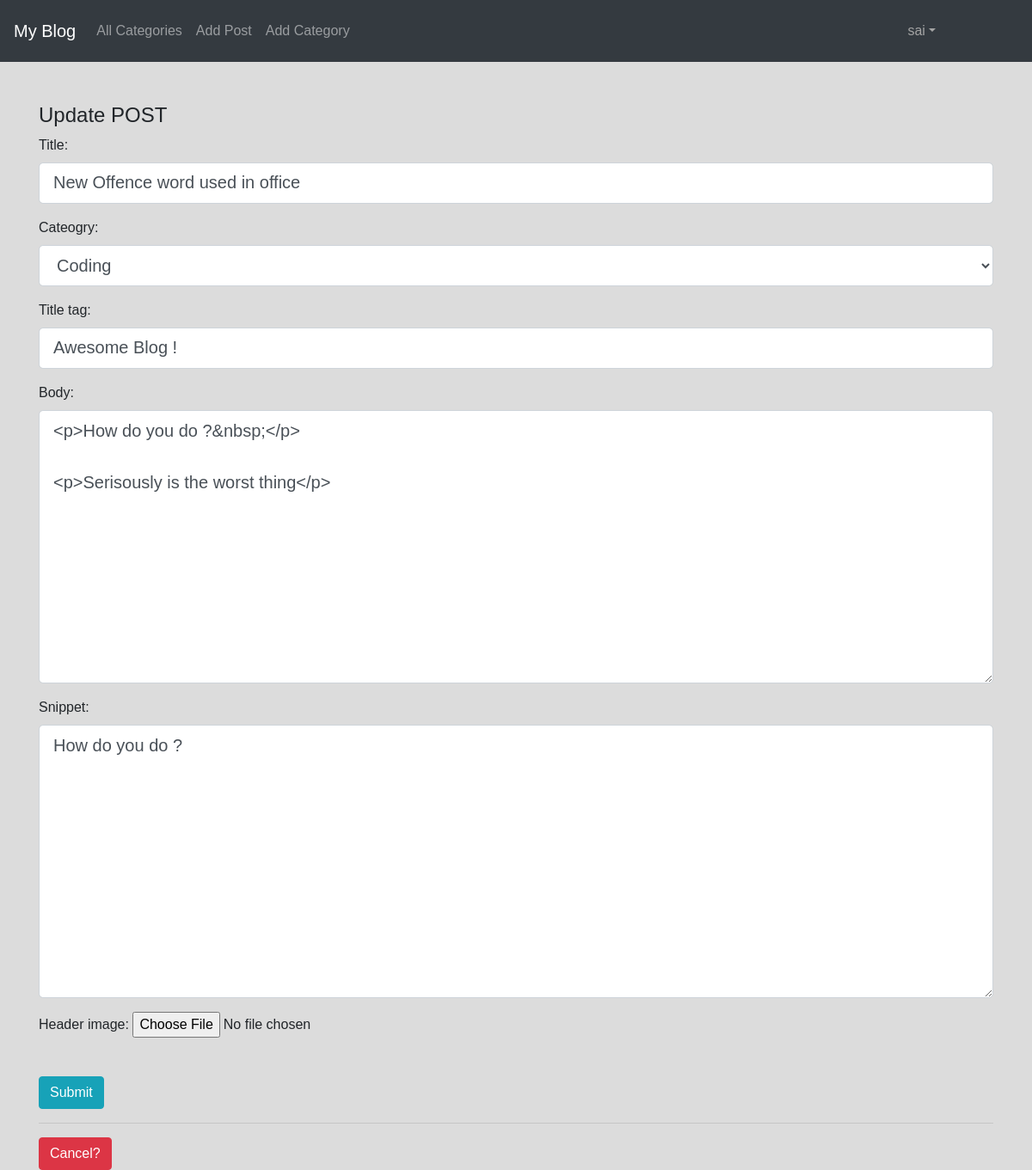
Page /article/edit/18/ (signed in) on the committed database.
### theblog/models.py (models this page shows, shortened)
class Post(models.Model):
    title = models.CharField( max_length=500)
    title_tag = models.CharField( max_length=500,default  = 'Awesome Blog !')
    header_image = models.ImageField( upload_to='images/',null=True,blank=True)
    author = models.ForeignKey(User, on_delete=models.CASCADE)
    body = RichTextField()
    post_date = models.DateTimeField( auto_now=False, auto_now_add=True)
    cateogry = models.CharField( max_length=250,default='Coding')
    likes = models.ManyToManyField(User,related_name = 'blog_post')
    snippet = models.CharField( max_length=250,)

### theblog/views.py (the view)
# urls.py: path('article/edit/<str:pk>/',UpdatePostView.as_view(),name='update_post'),
class UpdatePostView(LoginRequiredMixin,UpdateView):
    model = Post
    form_class = EditPostForm
    template_name = "update_post.html"

### theblog/forms.py
class EditPostForm(forms.ModelForm):
    class Meta:
        model =Post
        fields = ('title','cateogry','title_tag','body','snippet','header_image' )
        widgets = {
            'title': forms.TextInput(attrs = {'class' :'form-control form-control-lg' }),
            'title_tag': forms.TextInput(attrs = {'class' :'form-control form-control-lg' }),
            'body': forms.Textarea(attrs = {'class' :'form-control form-control-lg' }),
            'cateogry': forms.Select(choices=choices,attrs = {'class' :'form-control form-control-lg' }),
            'snippet' :forms.Textarea(attrs = {'class' :'form-control form-control-lg','placeholder':'Writhe your short story here limit to 250 Chars' })
        }

### theblog/templates/update_post.html (shortened to what this page needs)
{% extends 'base.html' %}
{% block content %}
<div class='container'>
   <div class =''>
{% if user.id == post.author.id %}
{% if user.is_authenticated %}
    <br><br>
<h4>Update POST </h4>
<div class='form-group'>
 <form action="" method="post" enctype="multipart/form-data">
      {{form.as_p}}
      <br>
      <button class="btn btn-info" type="submit">Submit</button>
 </form>
</div>
<hr>
 <a class= 'btn btn-danger' href="{% url 'index' %}">Cancel?</a>
{% else %}
   <p>You shouldn't be here !!!!!!!!!!! <br>  How did you find me ? <br> <a href="{%url 'index' %}">Go Home Now!!!!</a> </p>
   {% endif %}
{% else %}
You are the author So Don't change here <br>
You are {{user}} This post belongs to {{post.author}}!!!
{%endif%}
</div>
</div>
{% endblock content %}

### theblog/templates/base.html (shortened to what this page needs)
<!DOCTYPE html>
<html lang="en">
<head>
    <link rel="stylesheet" href="https://cdn.jsdelivr.net/npm/bootstrap@4.5.3/dist/css/bootstrap.min.css">
</head>
<body >
    <nav class="navbar navbar-expand-lg navbar-dark bg-dark">
      <a class="navbar-brand" href="{% url 'index' %}">My Blog</a>
      <div class="collapse navbar-collapse" id="navbarSupportedContent">
        <ul class="navbar-nav mr-auto">
            {% if cat_menu %}
          <li class="nav-item dropdown">
            <a class="nav-link dropdown-toggle" href="#" id="navbarDropdown" role="button" data-toggle="dropdown" aria-haspopup="true" aria-expanded="false">
              Category
            </a>
            <div class="dropdown-menu" aria-labelledby="navbarDropdown">
                {% for item in  cat_menu %}
                <a class="dropdown-item" href="{% url 'category' item %}"">{{item}}</a>
                {% endfor %}
            </div>
          </li>
          {% else %}
          <li class="nav-item">
            <a class="nav-link" href="{% url 'category_list' %}">All Categories</a>
          </li>
          {% endif %}
          {% if user.is_authenticated %}
          <li class="nav-item">
            <a class="nav-link" href="{% url 'add_post' %}">Add Post</a>
          </li>
          <li class="nav-item">
            <a class="nav-link" href="{% url 'add_category' %}">Add Category</a>
          </li>
          {% endif %}
        </div>
        {% if  user.is_authenticated %}
        <li class="nav-item nav-link dropdown lr-auto" >
          <a class="nav-link dropdown-toggle" style ='color:rgb(165, 165, 165)' id="navbarDropdownMenuLink" role ='button' data-toggle="dropdown" aria-haspopup="true" aria-expanded="false">{{request.user}}</a>
        </li>
        <li class="nav-item nav-link" style ='color:white'>
          <a class="nav-link" style ='color:white' href="#"></a>
        </li>
        {% endif %}
      </nav>
    <div >
    {% block content %}
    {% endblock content %}
    </div>
</body>
</html>

### theblog/templates/base.html (style rules this page uses)
body { margin: 0; padding: 0; font-family: sans-serif; background:gainsboro; }

### rows in the picture
Post: title "New Offence word used in office", cateogry "Coding", title_tag "Awesome Blog !", body "<p>How do you do ?&nbsp;</p> <p>Serisously is the worst thing</p>", snippet "How do you do ?"

### other values in the picture
{{ request.user }} "sai"
